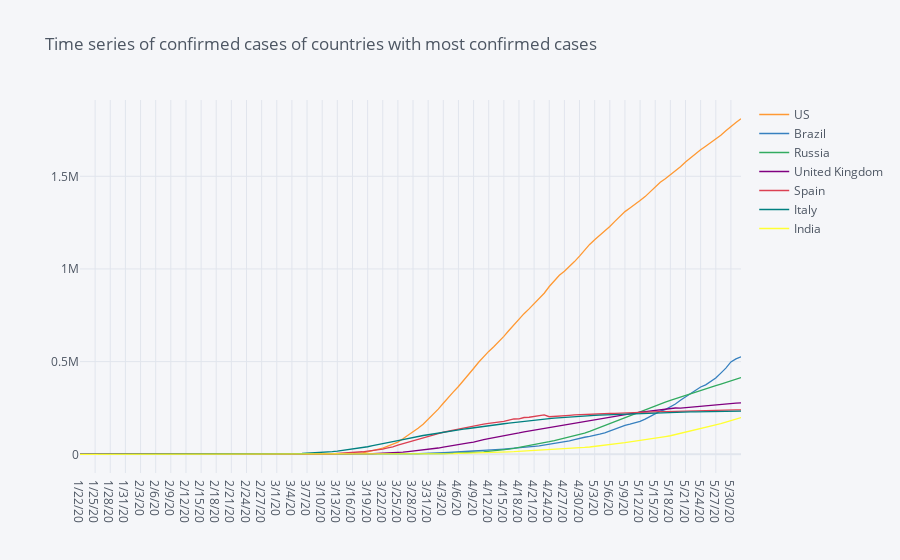

Source (notebook cell):
### Markdown cell above
# Confirmed cases of the most affected countries

### Code cell
ts_country = df_conf.drop(columns = ['Lat', 'Long', 'Province/State'])
ts_country = ts_country.groupby(['Country']).sum()
ts_country = ts_country.sort_values(by = ts_country.columns[-1], ascending = False).head(7)

ts_country.transpose().iplot(title = 'Time series of confirmed cases of countries with most confirmed cases')

plt.savefig('../Images/WorldStatics.png')

### Figure 1 — Plotly figure (JSON) as saved in the notebook; plotly's stock layout.template omitted (floating-point values rounded to 4 significant figures; data arrays with more than 128 entries replaced by an {"elided": "..."} marker saying what was removed)
{"data": [{"line": {"color": "rgba(255, 153, 51, 1.0)", "dash": "solid", "shape": "linear", "width": 1.3}, "mode": "lines", "name": "US", "text": "", "type": "scatter", "x": {"elided": "132 str values"}, "y": {"elided": "132 int values"}}, {"line": {"color": "rgba(55, 128, 191, 1.0)", "dash": "solid", "shape": "linear", "width": 1.3}, "mode": "lines", "name": "Brazil", "text": "", "type": "scatter", "x": {"elided": "132 str values"}, "y": {"elided": "132 int values"}}, {"line": {"color": "rgba(50, 171, 96, 1.0)", "dash": "solid", "shape": "linear", "width": 1.3}, "mode": "lines", "name": "Russia", "text": "", "type": "scatter", "x": {"elided": "132 str values"}, "y": {"elided": "132 int values"}}, {"line": {"color": "rgba(128, 0, 128, 1.0)", "dash": "solid", "shape": "linear", "width": 1.3}, "mode": "lines", "name": "United Kingdom", "text": "", "type": "scatter", "x": {"elided": "132 str values"}, "y": {"elided": "132 int values"}}, {"line": {"color": "rgba(219, 64, 82, 1.0)", "dash": "solid", "shape": "linear", "width": 1.3}, "mode": "lines", "name": "Spain", "text": "", "type": "scatter", "x": {"elided": "132 str values"}, "y": {"elided": "132 int values"}}, {"line": {"color": "rgba(0, 128, 128, 1.0)", "dash": "solid", "shape": "linear", "width": 1.3}, "mode": "lines", "name": "Italy", "text": "", "type": "scatter", "x": {"elided": "132 str values"}, "y": {"elided": "132 int values"}}, {"line": {"color": "rgba(255, 255, 51, 1.0)", "dash": "solid", "shape": "linear", "width": 1.3}, "mode": "lines", "name": "India", "text": "", "type": "scatter", "x": {"elided": "132 str values"}, "y": {"elided": "132 int values"}}], "layout": {"legend": {"bgcolor": "#F5F6F9", "font": {"color": "#4D5663"}}, "paper_bgcolor": "#F5F6F9", "plot_bgcolor": "#F5F6F9", "title": {"font": {"color": "#4D5663"}, "text": "Time series of confirmed cases of countries with most confirmed cases"}, "xaxis": {"gridcolor": "#E1E5ED", "showgrid": true, "tickfont": {"color": "#4D5663"}, "title": {"font": {"color": "#4D5663"}, "text": ""}, "zerolinecolor": "#E1E5ED"}, "yaxis": {"gridcolor": "#E1E5ED", "showgrid": true, "tickfont": {"color": "#4D5663"}, "title": {"font": {"color": "#4D5663"}, "text": ""}, "zerolinecolor": "#E1E5ED"}}}
